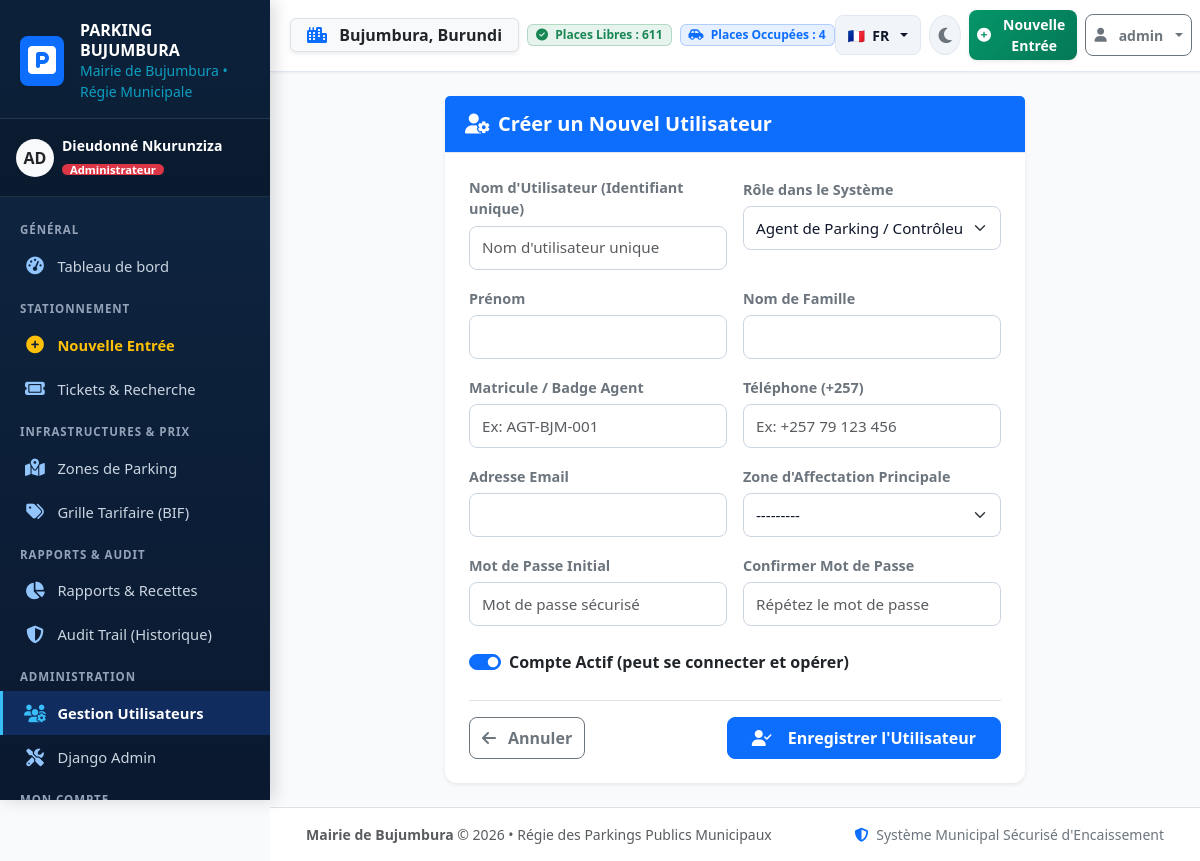
The page /users/create/ (signed in) on the database its author committed.
### parking_app/models.py (models this page shows, shortened)
class CustomUser(AbstractUser):
    ROLE_CHOICES = [
        ('ADMIN', 'Administrateur'),
        ('AGENT', 'Agent de Parking / Contrôleur'),
    ]
    role = models.CharField(
        max_length=10,
        choices=ROLE_CHOICES,
        default='AGENT',
        verbose_name="Rôle dans le système"
    )
    phone = models.CharField(
        max_length=25,
        blank=True,
        verbose_name="Numéro de téléphone (+257)"
    )
    badge_id = models.CharField(
        max_length=30,
        blank=True,
        null=True,
        unique=True,
        verbose_name="Matricule / Badge Agent"
    )
    assigned_zone = models.ForeignKey(
        'ParkingZone',
        on_delete=models.SET_NULL,
        null=True,
        blank=True,
        related_name='assigned_agents',
        verbose_name="Zone d'affectation principale"
    )
    class Meta:
        verbose_name = "Utilisateur"
        verbose_name_plural = "Utilisateurs"
        ordering = ['username']
    def is_admin_user(self):
        return self.role == 'ADMIN' or self.is_superuser
    def get_role_badge_class(self):
        if self.role == 'ADMIN':
            return 'bg-danger text-white'
        return 'bg-primary text-white'

### parking_app/views.py (the view)
# urls.py: path('users/create/', views.user_create, name='user_create'),
@admin_required
def user_create(request):
    if request.method == 'POST':
        form = CustomUserCreationForm(request.POST)
        if form.is_valid():
            new_user = form.save()
            log_activity(
                request,
                action='CREATION',
                target_model='CustomUser',
                target_id=new_user.id,
                target_repr=str(new_user),
                details=f"Création du compte '{new_user.username}' avec le rôle {new_user.get_role_display()}."
            )
            messages.success(request, f"Compte de l'utilisateur '{new_user.username}' créé avec succès.")
            return redirect('user_list')
    else:
        form = CustomUserCreationForm()
    return render(request, 'parking_app/users/user_form.html', {
        'form': form,
        'title': "Créer un Nouvel Utilisateur",
    })

### templates/parking_app/users/user_form.html (shortened to what this page needs)
{% extends 'base.html' %}
{% block content %}
<div class="row justify-content-center">
    <div class="col-lg-8">
        <div class="card shadow-sm border-0">
            <div class="card-header bg-primary text-white py-3">
                <h5 class="mb-0 fw-bold">
                    <i class="fa-solid fa-user-gear me-2"></i>{{ title }}
                </h5>
            </div>
            <div class="card-body p-4">
                <form method="post" novalidate>
                    <div class="row g-3 mb-3">
                        <div class="col-md-6">
                            <label class="form-label fw-semibold small text-secondary">Nom d'Utilisateur (Identifiant unique)</label>
                            {{ form.username }}
                        </div>
                        <div class="col-md-6">
                            <label class="form-label fw-semibold small text-secondary">Rôle dans le Système</label>
                            {{ form.role }}
                        </div>
                        <div class="col-md-6">
                            <label class="form-label fw-semibold small text-secondary">Prénom</label>
                            {{ form.first_name }}
                        </div>
                        <div class="col-md-6">
                            <label class="form-label fw-semibold small text-secondary">Nom de Famille</label>
                            {{ form.last_name }}
                        </div>
                        <div class="col-md-6">
                            <label class="form-label fw-semibold small text-secondary">Matricule / Badge Agent</label>
                            {{ form.badge_id }}
                        </div>
                        <div class="col-md-6">
                            <label class="form-label fw-semibold small text-secondary">Téléphone (+257)</label>
                            {{ form.phone }}
                        </div>
                        <div class="col-md-6">
                            <label class="form-label fw-semibold small text-secondary">Adresse Email</label>
                            {{ form.email }}
                        </div>
                        <div class="col-md-6">
                            <label class="form-label fw-semibold small text-secondary">Zone d'Affectation Principale</label>
                            {{ form.assigned_zone }}
                        </div>
                        {% if form.password %}
                        <div class="col-md-6">
                            <label class="form-label fw-semibold small text-secondary">Mot de Passe Initial</label>
                            {{ form.password }}
                        </div>
                        <div class="col-md-6">
                            <label class="form-label fw-semibold small text-secondary">Confirmer Mot de Passe</label>
                            {{ form.confirm_password }}
                        </div>
                        {% endif %}
                        <div class="col-12">
                            <div class="form-check form-switch mt-2">
                                {{ form.is_active }}
                                <label class="form-check-label fw-semibold" for="{{ form.is_active.id_for_label }}">
                                    Compte Actif (peut se connecter et opérer)
                                </label>
                            </div>
                        </div>
                    </div>
                    <div class="d-flex justify-content-between align-items-center mt-4 pt-3 border-top">
                        <a href="{% url 'user_list' %}" class="btn btn-outline-secondary">
                            <i class="fa-solid fa-arrow-left me-1"></i> Annuler
                        </a>
                        <button type="submit" class="btn btn-primary fw-bold px-4">
                            <i class="fa-solid fa-user-check me-2"></i> Enregistrer l'Utilisateur
                        </button>
                    </div>
                </form>
            </div>
        </div>
    </div>
</div>
{% endblock %}

### templates/base.html (shortened to what this page needs)
{% load i18n static %}
<!DOCTYPE html>
<html lang="{{ LANGUAGE_CODE|default:'fr' }}" data-bs-theme="light" data-theme="light">
<head>
    <link href="https://cdn.jsdelivr.net/npm/bootstrap@5.3.3/dist/css/bootstrap.min.css" rel="stylesheet">
    <link href="https://cdnjs.cloudflare.com/ajax/libs/font-awesome/6.5.1/css/all.min.css" rel="stylesheet">
    <link rel="stylesheet" href="{% static 'css/custom.css' %}">
</head>
<body data-bs-theme="light" data-theme="light">
    <div class="app-wrapper">
        <aside class="sidebar d-none d-lg-block" aria-label="{% trans 'Menu Principal Bureau' %}">
            <div class="brand-box">
                <div class="d-flex align-items-center gap-3">
                    <div class="rounded-3 bg-primary p-2 text-white shadow-sm">
                        <i class="fa-solid fa-square-parking fa-2x"></i>
                    </div>
                    <div>
                        <div class="fw-bold text-white fs-6 lh-sm">PARKING BUJUMBURA</div>
                        <div class="small text-info opacity-75">{% trans "Mairie de Bujumbura" %} &bull; {% trans "Régie Municipale" %}</div>
                    </div>
                </div>
            </div>
            {% if request.user.is_authenticated %}
            <div class="px-3 py-3 border-bottom border-secondary border-opacity-25 bg-black bg-opacity-25">
                <div class="d-flex align-items-center gap-2">
                    <div class="rounded-circle bg-light text-dark fw-bold d-flex align-items-center justify-content-center shadow-sm" style="width: 38px; height: 38px;">
                        {{ request.user.username|slice:":2"|upper }}
                    </div>
                    <div class="overflow-hidden">
                        <div class="text-white text-truncate fw-semibold small">
                            {{ request.user.get_full_name|default:request.user.username }}
                        </div>
                        <span class="badge {{ request.user.get_role_badge_class|default:'bg-primary' }} py-0 px-2" style="font-size: 0.7rem;">
                            {{ request.user.get_role_display|default:request.user.role }}
                        </span>
                    </div>
                </div>
            </div>
            {% endif %}
            <nav class="sidebar-nav">
                <div class="nav-header">{% trans "Général" %}</div>
                <a href="{% url 'dashboard' %}" class="nav-link {% if request.resolver_match.url_name == 'dashboard' %}active{% endif %}">
                    <i class="fa-solid fa-gauge-high"></i>
                    <span>{% trans "Tableau de bord" %}</span>
                </a>
                <div class="nav-header">{% trans "Stationnement" %}</div>
                <a href="{% url 'ticket_entry' %}" class="nav-link text-warning fw-bold {% if request.resolver_match.url_name == 'ticket_entry' %}active{% endif %}">
                    <i class="fa-solid fa-circle-plus text-warning"></i>
                    <span>{% trans "Nouvelle Entrée" %}</span>
                </a>
                <a href="{% url 'ticket_list' %}" class="nav-link {% if 'ticket' in request.resolver_match.url_name and request.resolver_match.url_name != 'ticket_entry' %}active{% endif %}">
                    <i class="fa-solid fa-ticket"></i>
                    <span>{% trans "Tickets & Recherche" %}</span>
                </a>
                <div class="nav-header">{% trans "Infrastructures & Prix" %}</div>
                <a href="{% url 'zone_list' %}" class="nav-link {% if 'zone' in request.resolver_match.url_name %}active{% endif %}">
                    <i class="fa-solid fa-map-location-dot"></i>
                    <span>{% trans "Zones de Parking" %}</span>
                </a>
                <a href="{% url 'tariff_list' %}" class="nav-link {% if 'tariff' in request.resolver_match.url_name or 'vehicle' in request.resolver_match.url_name %}active{% endif %}">
                    <i class="fa-solid fa-tags"></i>
                    <span>{% trans "Grille Tarifaire (BIF)" %}</span>
                </a>
                <div class="nav-header">{% trans "Rapports & Audit" %}</div>
                <a href="{% url 'reports_dashboard' %}" class="nav-link {% if 'report' in request.resolver_match.url_name %}active{% endif %}">
                    <i class="fa-solid fa-chart-pie"></i>
                    <span>{% trans "Rapports & Recettes" %}</span>
                </a>
                <a href="{% url 'audit_log_list' %}" class="nav-link {% if request.resolver_match.url_name == 'audit_log_list' %}active{% endif %}">
                    <i class="fa-solid fa-shield-halved"></i>
                    <span>{% trans "Audit Trail (Historique)" %}</span>
                </a>
                {% if request.user.role == 'ADMIN' or request.user.is_superuser %}
                <div class="nav-header">{% trans "Administration" %}</div>
                <a href="{% url 'user_list' %}" class="nav-link {% if 'user' in request.resolver_match.url_name %}active{% endif %}">
                    <i class="fa-solid fa-users-gear"></i>
                    <span>{% trans "Gestion Utilisateurs" %}</span>
                </a>
                <a href="{% url 'admin:index' %}" class="nav-link" target="_blank" rel="noopener">
                    <i class="fa-solid fa-screwdriver-wrench"></i>
                    <span>Django Admin</span>
                </a>
                {% endif %}
                <div class="nav-header">{% trans "Mon Compte" %}</div>
            </nav>
        </aside>
        <div class="main-content">
            <header class="top-navbar d-flex align-items-center justify-content-between">
                <div class="d-flex align-items-center gap-2">
                    <span class="badge bg-light text-dark border px-2 px-md-3 py-2 fs-6 shadow-sm">
                        <i class="fa-solid fa-city text-primary me-1 me-md-2"></i>
                        <strong>Bujumbura</strong><span class="d-none d-sm-inline">, Burundi</span>
                    </span>
                    <div class="d-none d-md-flex align-items-center gap-2">
                        <span class="badge bg-success bg-opacity-10 text-success border border-success border-opacity-25 px-2 py-1">
                            <i class="fa-solid fa-circle-check me-1"></i> {% trans "Places Libres" %} : <strong>{{ global_available_spots|default:"0" }}</strong>
                        </span>
                        <span class="badge bg-primary bg-opacity-10 text-primary border border-primary border-opacity-25 px-2 py-1">
                            <i class="fa-solid fa-car-side me-1"></i> {% trans "Places Occupées" %} : <strong>{{ global_occupied_spots|default:"0" }}</strong>
                        </span>
                    </div>
                </div>
                <div class="d-flex align-items-center gap-2">
                    <div class="dropdown">
                        <button class="lang-selector-btn dropdown-toggle" type="button" id="languageDropdown" data-bs-toggle="dropdown" aria-expanded="false" title="{% trans 'Changer de langue' %}">
                            {% if LANGUAGE_CODE == 'rn' %}
                                <span>🇧🇮</span> <span class="fw-bold">RN</span>
                            {% elif LANGUAGE_CODE == 'en' %}
                                <span>🇬🇧</span> <span class="fw-bold">EN</span>
                            {% else %}
                                <span>🇫🇷</span> <span class="fw-bold">FR</span>
                            {% endif %}
                        </button>
                    </div>
                    <button class="theme-toggle-btn" type="button" aria-label="{% trans 'Mode Sombre' %}" title="{% trans 'Mode Sombre' %}">
                        <i class="theme-icon fa-solid fa-moon"></i>
                    </button>
                    <a href="{% url 'ticket_entry' %}" class="btn btn-cta-entry btn-sm shadow-sm d-none d-sm-inline-flex">
                        <i class="fa-solid fa-circle-plus"></i>
                        <span class="d-none d-md-inline">{% trans "Nouvelle Entrée" %}</span>
                    </a>
                    <div class="dropdown">
                        <button class="btn btn-outline-secondary btn-sm dropdown-toggle" type="button" data-bs-toggle="dropdown" aria-expanded="false">
                            <i class="fa-solid fa-user me-1"></i>
                            <span class="d-none d-sm-inline">{{ request.user.username }}</span>
                        </button>
                    </div>
                </div>
            </header>
            <main class="content-body" id="mainContent">
                {% block content %}{% endblock %}
            </main>
            <footer class="bg-white border-top py-3 px-4 text-center text-muted small mt-auto no-print">
                <div class="container-fluid d-flex flex-column flex-md-row justify-content-between align-items-center gap-2">
                    <div>
                        <strong>{{ CITY_NAME|default:"Mairie de Bujumbura" }}</strong> &copy; {{ CURRENT_YEAR|default:"2026" }} &bull; {% trans "Régie des Parkings Publics Municipaux" %}
                    </div>
                    <div class="text-secondary">
                        <i class="fa-solid fa-shield-halved me-1 text-primary"></i> {% trans "Système Municipal Sécurisé d'Encaissement" %}
                    </div>
                </div>
            </footer>
        </div>
    </div>
</body>
</html>

### rows shown on the page
CustomUser: user.username "AD", user.get_full_name "Dieudonné Nkurunziza", user.role "Administrateur", user.username "admin"

### other values the page prints
{{ global_available_spots|default:"0" }} "611"
{{ global_occupied_spots|default:"0" }} "4"
{{ title }} "Créer un Nouvel Utilisateur"
{{ CITY_NAME|default:"Mairie de Bujumbura" }} "Mairie de Bujumbura"
